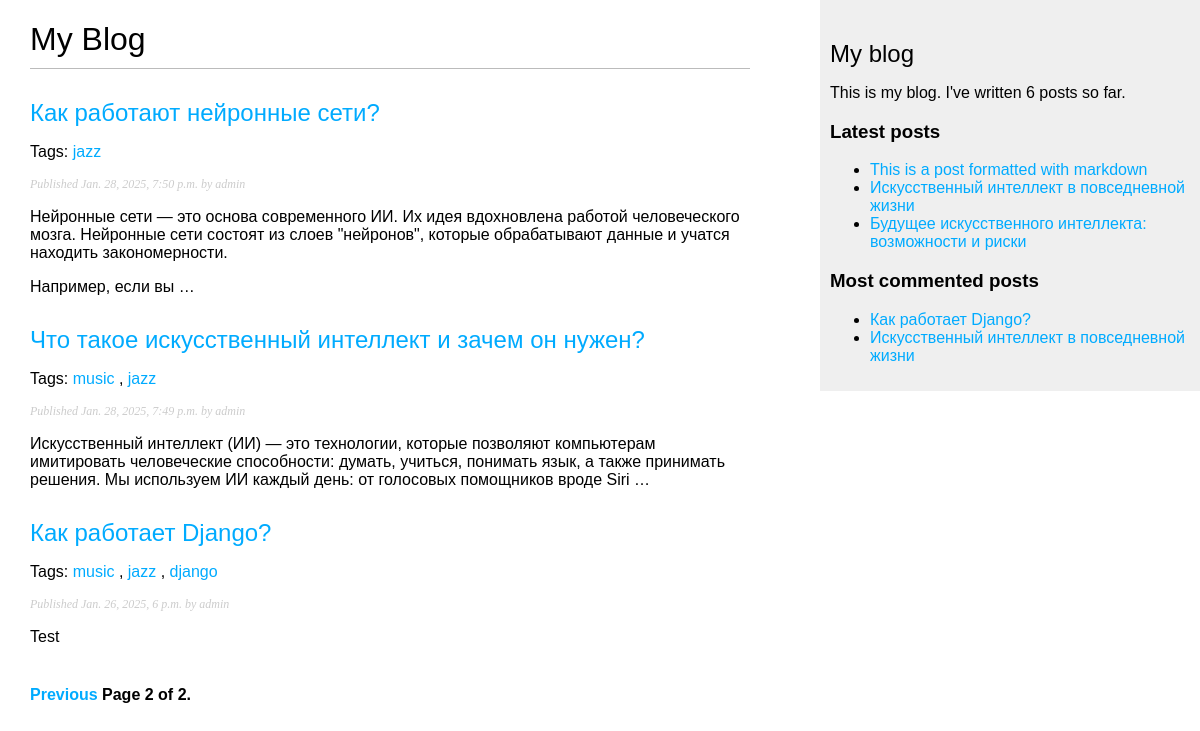
Screenshot of /blog/?page=2 with the database file from the repository.
### blog/models.py (models this page shows, shortened)
class Post(models.Model):
    class Status(models.TextChoices):
        DRAFT = 'DF', 'Draft'
        PUBLISHED = 'PB', 'Published'
    title = models.CharField(max_length=250)
    slug = models.SlugField(max_length=250, unique_for_date='publish')
    author = models.ForeignKey(User, on_delete=models.CASCADE, related_name='blog_posts')
    body = models.TextField()
    publish = models.DateTimeField(default=timezone.now) #поле даты публикации
    created = models.DateTimeField(auto_now_add=True) #поле даты созданияэ
    updated = models.DateTimeField(auto_now=True) #поле даты изменения
    status = models.CharField(max_length=2, choices=Status.choices, default=Status.DRAFT)
    objects = models.Manager() # менеджер, применяемый по умолчанию
    published = PublishedManager()  # пользовательский менеджер
    tags = TaggableManager()
    class Meta:
        ordering = ['-publish']
        indexes = [
            models.Index(fields=['-publish']),
        ]
    def get_absolute_url(self):
        return reverse('blog:post_detail',
                       args=[self.publish.year,
                             self.publish.month,
                             self.publish.day,
                             self.slug])

### blog/views.py (the view)
# urls.py: path('', views.post_list, name='post_list'),
def post_list(request, tag_slug=None):
    post_list = Post.published.all()
    tag = None
    if tag_slug:
        tag = get_object_or_404(Tag, slug=tag_slug)
        post_list = post_list.filter(tags=tag)
    paginator = Paginator(post_list, 3)
    page_number = request.GET.get('page', 1)
    try:
        posts = paginator.page(page_number)
    except PageNotAnInteger:
        posts = paginator.page(1)
    except EmptyPage:
        posts = paginator.page(paginator.num_pages)
    return render(request,
                  'blog/post/list.html',
                  {'posts': posts,
                   'tag': tag})

### blog/models.py (called while the page is built)
    def get_queryset(self):
        return super().get_queryset().filter(status=Post.Status.PUBLISHED)

### blog/templatetags/blog_tags.py (called while the page is built)
@register.simple_tag
def total_posts():
    return Post.published.count()

@register.inclusion_tag('blog/post/latest_posts.html')
def show_latest_posts(count=5):
    latest_posts = Post.published.order_by('-publish')[:count]
    return {'latest_posts': latest_posts}

@register.simple_tag
def get_most_commented_posts(count=5):
    return Post.published.annotate(
        total_comments=Count('comments')
    ).exclude(total_comments=0).order_by('-total_comments')[:count]

@register.filter(name='markdown')
def markdown_format(text):
    return mark_safe(markdown.markdown(text))

### templates/blog/post/list.html (shortened to what this page needs)
{% extends "blog/base.html" %}
{% load blog_tags %}
{% block content %}
    <h1>My Blog</h1>
    {% for post in posts %}
        <h2>
            <a href="{{ post.get_absolute_url }}">
                {{ post.title }}
            </a>
        </h2>
        <p class="tags">
            Tags:
            {% for tag in post.tags.all %}
                <a href="{% url 'blog:post_list_by_tag' tag.slug %}">
                    {{ tag.name }}
                </a>
                {% if not forloop.last %}, {% endif %}
            {% endfor %}
        </p>
        <p class="date">
            Published {{ post.publish }} by {{ post.author }}
        </p>
        {{ post.body|markdown|truncatewords_html:30 }}
    {% endfor %}
    {% include "pagination.html" with page=posts %}
{% endblock %}

### templates/blog/base.html (shortened to what this page needs)
{% load blog_tags %}
{% load static %}
<!DOCTYPE html>
<html>
<head>
    <link href="{% static "css/blog.css" %}" rel="stylesheet">
</head>
<body>
<div id="content">
    {% block content %}
    {% endblock %}
</div>
<div id="sidebar">
    <h2>My blog</h2>
    <p>
        This is my blog.
        I've written {% total_posts %} posts so far.
    </p>
    <h3>Latest posts</h3>
    {% show_latest_posts 3 %}
    <h3>Most commented posts</h3>
    {% get_most_commented_posts as most_commented_posts %}
    <ul>
        {% for post in most_commented_posts %}
        <li>
            <a href="{{ post.get_absolute_url }}">{{ post.title }}</a>
        </li>
        {% endfor %}
    </ul>
</div>
</body>
</html>

### templates/blog/post/latest_posts.html
<ul>
    {% for post in latest_posts %}
        <li>
            <a href="{{ post.get_absolute_url }}">{{ post.title }}</a>
        </li>
    {% endfor %}
</ul>

### blog/static/css/blog.css (style rules this page uses)
body { margin: 0; padding: 0; font-family: helvetica, sans-serif; }
a { color: #00abff; text-decoration: none; }
h1 { font-weight: normal; border-bottom: 1px solid #bbb; padding: 0 0 10px 0; }
h2 { font-weight: normal; margin: 30px 0 0; }
#content { float: left; width: 60%; padding: 0 0 0 30px; }
#sidebar { float: right; width: 30%; padding: 10px; background: #efefef; height: 100%; }
p.date { color: #ccc; font-family: georgia, serif; font-size: 12px; font-style: italic; }

### rows the page displays
Post: title "Как работают нейронные сети?", publish "Jan. 28, 2025, 7:50 p.m.", author "admin", body "Нейронные сети — это основа современного ИИ. Их идея вдохновлена работой человеческого мозга. Нейронные сети состоят из слоев \"нейронов\", которые обрабатывают данные и учатся находить закономерности. Например, если вы …"
Tag: name "jazz"
Post: title "Что такое искусственный интеллект и зачем он нужен?", publish "Jan. 28, 2025, 7:49 p.m.", author "admin", body "Искусственный интеллект (ИИ) — это технологии, которые позволяют компьютерам имитировать человеческие способности: думать, учиться, понимать язык, а также принимать решения. Мы используем ИИ каждый день: от голосовых помощников вроде Siri …"
Tag: name "music"
Post: title "Как работает Django?", publish "Jan. 26, 2025, 6 p.m.", author "admin", body "Test"
Tag: name "django"
Post: title "This is a post formatted with markdown"
Post: title "Искусственный интеллект в повседневной жизни"
Post: title "Будущее искусственного интеллекта: возможности и риски"

### other values shown
{{ page.number }} "2"
{{ page.paginator.num_pages }} "2"
